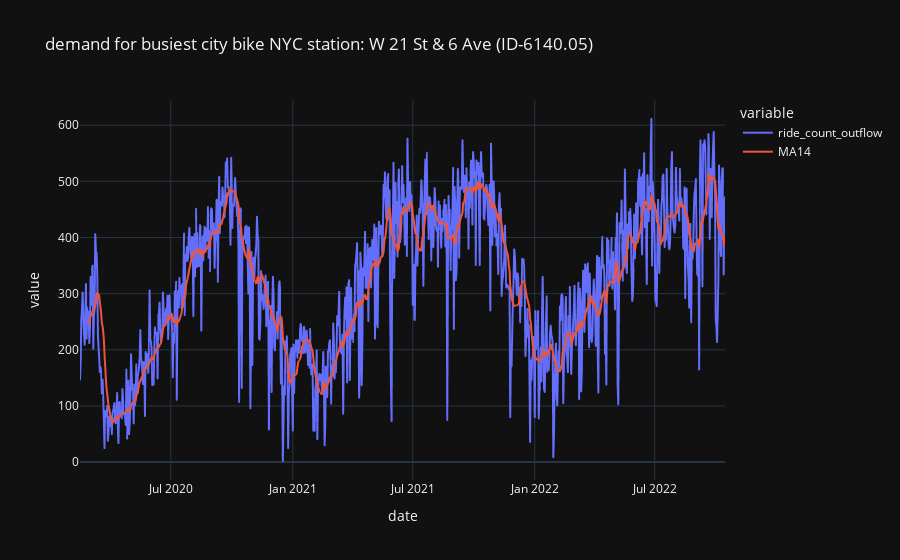

Notebook cell for this chart:
### Markdown cell above
# Moving averages

### Code cell
# create 14 day moving average
dfs['MA14'] = dfs['ride_count_outflow'].rolling(14).mean()

# plot the data and MA
import plotly.express as px
fig = px.line(dfs, x="date", 
              y=["ride_count_outflow", "MA14"], 
              template = 'plotly_dark', 
              title='demand for busiest city bike NYC station: W 21 St & 6 Ave (ID-6140.05)')
fig.show()

### Figure 1 — Plotly figure (JSON) as saved in the notebook; plotly's stock layout.template omitted (floating-point values rounded to 4 significant figures; data arrays with more than 128 entries replaced by an {"elided": "..."} marker saying what was removed)
{"data": [{"hovertemplate": "variable=ride_count_outflow<br>date=%{x}<br>value=%{y}<extra></extra>", "legendgroup": "ride_count_outflow", "line": {"color": "#636efa", "dash": "solid"}, "marker": {"symbol": "circle"}, "mode": "lines", "name": "ride_count_outflow", "showlegend": true, "type": "scattergl", "x": {"elided": "974 str values"}, "xaxis": "x", "y": {"elided": "974 int values"}, "yaxis": "y"}, {"hovertemplate": "variable=MA14<br>date=%{x}<br>value=%{y}<extra></extra>", "legendgroup": "MA14", "line": {"color": "#EF553B", "dash": "solid"}, "marker": {"symbol": "circle"}, "mode": "lines", "name": "MA14", "showlegend": true, "type": "scattergl", "x": {"elided": "974 str values"}, "xaxis": "x", "y": {"elided": "974 float values"}, "yaxis": "y"}], "layout": {"legend": {"title": {"text": "variable"}, "tracegroupgap": 0}, "title": {"text": "demand for busiest city bike NYC station: W 21 St & 6 Ave (ID-6140.05)"}, "xaxis": {"anchor": "y", "domain": [0, 1], "title": {"text": "date"}}, "yaxis": {"anchor": "x", "domain": [0, 1], "title": {"text": "value"}}}}
